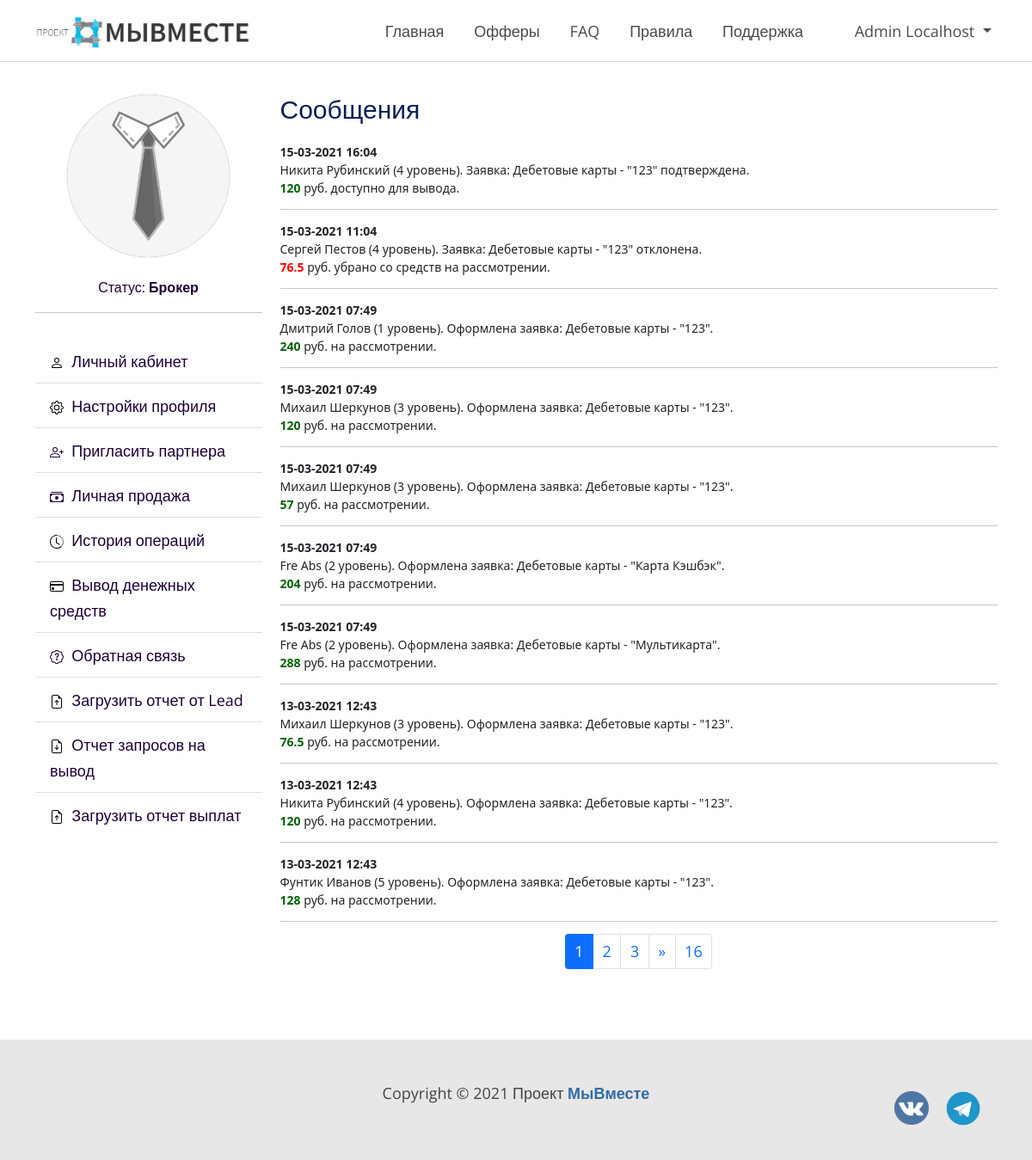
/profile/messages/ (signed in), run on an earlier commit of the app's database.
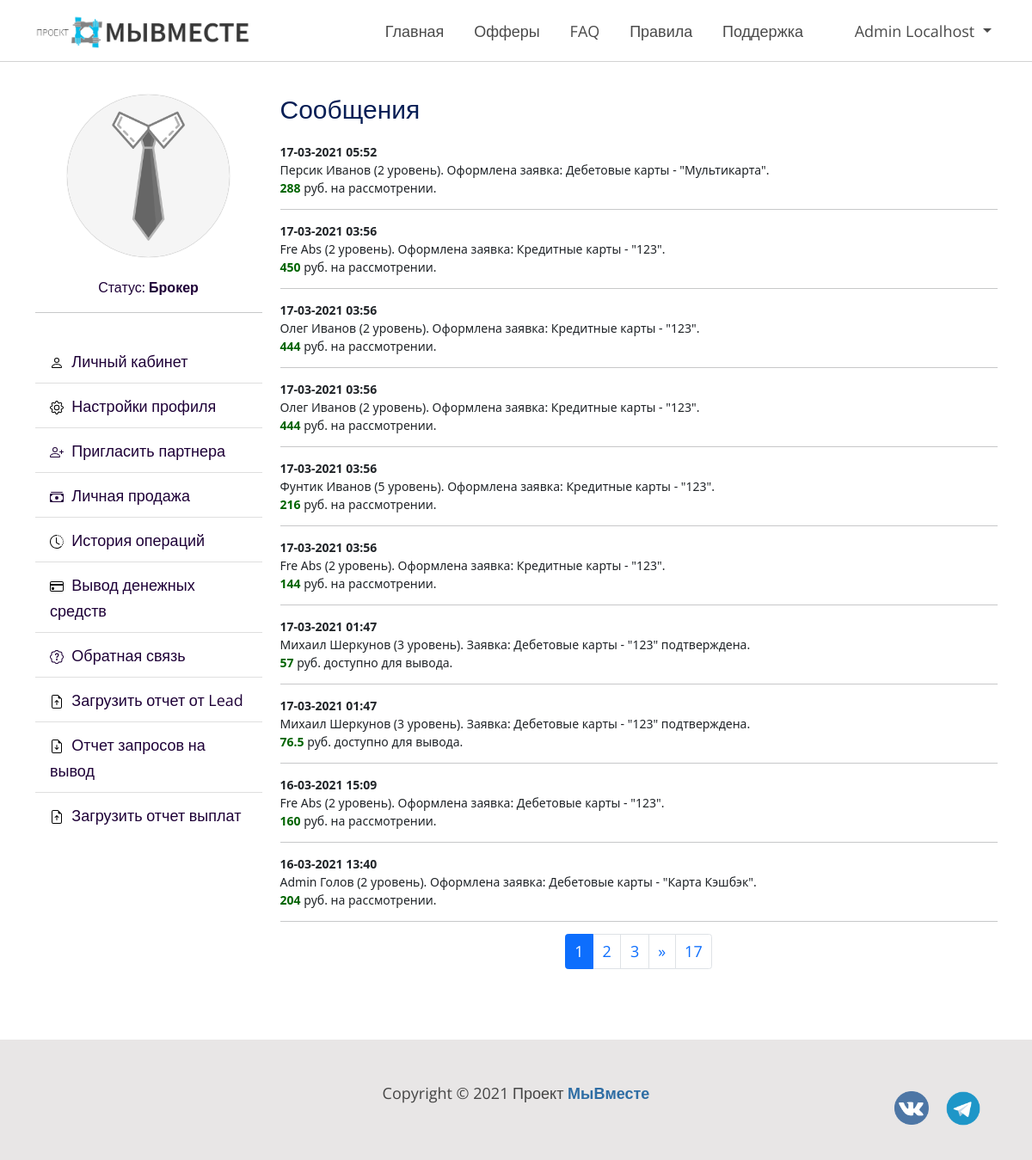
And on a later commit of the database.
### profiles/models.py (models this page shows)
class History(models.Model):
    user = models.ForeignKey(User, on_delete=models.CASCADE, verbose_name='Пользователь')
    action = models.TextField(verbose_name='Действие', blank=True, null=True)
    created_at = models.DateTimeField(verbose_name='Дата и время заявки', auto_now_add=True)
    class Meta:
        verbose_name = 'Системные сообщения'
        verbose_name_plural = 'Системные сообщения'

### profiles/views.py (the view, shortened to what this page needs)
# urls.py: path('messages/', MessagesView.as_view(), name='messages'),
class MessagesView(ListView, ProfileMixin):
    model = History
    template_name = 'profiles/messages_list.html'
    context_object_name = 'messages'
    paginate_by = 10
    def get_context_data(self, *, object_list=None, **kwargs):
        context = super(MessagesView, self).get_context_data(**kwargs)
        context['title'] = 'Сообщения'
        context['application_form'] = ApplicationsForMoneyForm()
        context['order_form'] = UploadFileForm()
        context['order_form_pay'] = UploadOrderPayForm()
        return context
    def get_queryset(self):
        return History.objects.filter(user=self.request.user).order_by('-id')

### phonenumber_field/modelfields.py (called while the page is built)
    def __set__(self, instance, value):
        instance.__dict__[self.field.name] = to_python(value, region=self.field.region)

    @property
    def region(self):
        return self._region or getattr(settings, "PHONENUMBER_DEFAULT_REGION", None)

### phonenumber_field/phonenumber.py (called while the page is built)
def to_python(value, region=None):
    if value in validators.EMPTY_VALUES:  # None or ''
        phone_number = value
    elif isinstance(value, str):
        try:
            phone_number = PhoneNumber.from_string(phone_number=value, region=region)
        except phonenumbers.NumberParseException:
            phone_number = PhoneNumber(raw_input=value)
    elif isinstance(value, PhoneNumber):
        phone_number = value
    elif isinstance(value, phonenumbers.PhoneNumber):
        phone_number = PhoneNumber()
        phone_number.merge_from(value)
    else:
        raise TypeError("Can't convert %s to PhoneNumber." % type(value).__name__)
    return phone_number

### templates/profiles/messages_list.html
{% extends 'base.html' %}
{% block content %}
    <link rel="stylesheet" type="text/css"
          href="http://maxcdn.bootstrapcdn.com/font-awesome/4.2.0/css/font-awesome.min.css">
    <section class="section_without_color">
        <div class="container mb-5 margin-top-90">
            <div class="row">
                {% include 'profiles/inc/profile_navbar.html' %}
                <div class="col-md-9">
                    <h3>Сообщения</h3>
                    {% autoescape off %}
                        {% for message in messages %}
                            {{ message.action }}
                            <hr>
                        {% endfor %}
                    {% endautoescape %}
                    {% include 'profiles/inc/paginator.html' %}
                </div>
            </div>
        </div>
    </section>
{% endblock %}

What changed in the data, as far as the page shows it:
no longer on this page (row unchanged): History: action "15-03-2021 16:04 Никита Рубинский (4 уровень). Заявка: Дебетовые карты - \"123\" подтверждена. 120 руб. доступно для вывода."
no longer on this page (row unchanged): History: action "15-03-2021 11:04 Сергей Пестов (4 уровень). Заявка: Дебетовые карты - \"123\" отклонена. 76.5 руб. убрано со средств на рассмотрении."
no longer on this page (row unchanged): History: action "15-03-2021 07:49 Дмитрий Голов (1 уровень). Оформлена заявка: Дебетовые карты - \"123\". 240 руб. на рассмотрении."
no longer on this page (row unchanged): History: action "15-03-2021 07:49 Михаил Шеркунов (3 уровень). Оформлена заявка: Дебетовые карты - \"123\". 120 руб. на рассмотрении."
no longer on this page (row unchanged): History: action "15-03-2021 07:49 Михаил Шеркунов (3 уровень). Оформлена заявка: Дебетовые карты - \"123\". 57 руб. на рассмотрении."
no longer on this page (row unchanged): History: action "15-03-2021 07:49 Fre Abs (2 уровень). Оформлена заявка: Дебетовые карты - \"Карта Кэшбэк\". 204 руб. на рассмотрении."
no longer on this page (row unchanged): History: action "15-03-2021 07:49 Fre Abs (2 уровень). Оформлена заявка: Дебетовые карты - \"Мультикарта\". 288 руб. на рассмотрении."
no longer on this page (row unchanged): History: action "13-03-2021 12:43 Михаил Шеркунов (3 уровень). Оформлена заявка: Дебетовые карты - \"123\". 76.5 руб. на рассмотрении."
no longer on this page (row unchanged): History: action "13-03-2021 12:43 Никита Рубинский (4 уровень). Оформлена заявка: Дебетовые карты - \"123\". 120 руб. на рассмотрении."
no longer on this page (row unchanged): History: action "13-03-2021 12:43 Фунтик Иванов (5 уровень). Оформлена заявка: Дебетовые карты - \"123\". 128 руб. на рассмотрении."
added History: action "17-03-2021 05:52 Персик Иванов (2 уровень). Оформлена заявка: Дебетовые карты - \"Мультикарта\". 288 руб. на рассмотрении."
added History: action "17-03-2021 03:56 Fre Abs (2 уровень). Оформлена заявка: Кредитные карты - \"123\". 450 руб. на рассмотрении."
added History: action "17-03-2021 03:56 Олег Иванов (2 уровень). Оформлена заявка: Кредитные карты - \"123\". 444 руб. на рассмотрении."
added History: action "17-03-2021 03:56 Олег Иванов (2 уровень). Оформлена заявка: Кредитные карты - \"123\". 444 руб. на рассмотрении."
added History: action "17-03-2021 03:56 Фунтик Иванов (5 уровень). Оформлена заявка: Кредитные карты - \"123\". 216 руб. на рассмотрении."
added History: action "17-03-2021 03:56 Fre Abs (2 уровень). Оформлена заявка: Кредитные карты - \"123\". 144 руб. на рассмотрении."
added History: action "17-03-2021 01:47 Михаил Шеркунов (3 уровень). Заявка: Дебетовые карты - \"123\" подтверждена. 57 руб. доступно для вывода."
added History: action "17-03-2021 01:47 Михаил Шеркунов (3 уровень). Заявка: Дебетовые карты - \"123\" подтверждена. 76.5 руб. доступно для вывода."
added History: action "16-03-2021 15:09 Fre Abs (2 уровень). Оформлена заявка: Дебетовые карты - \"123\". 160 руб. на рассмотрении."
added History: action "16-03-2021 13:40 Admin Голов (2 уровень). Оформлена заявка: Дебетовые карты - \"Карта Кэшбэк\". 204 руб. на рассмотрении."
Also different on the page:
{{ page_obj.paginator.num_pages }}: "16" → "17"
